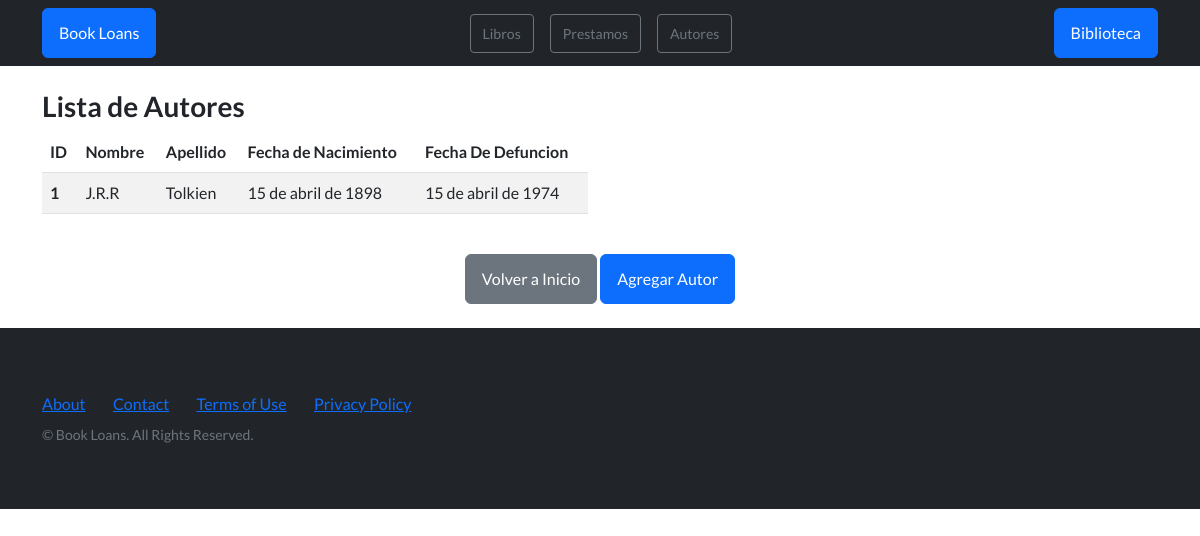
/book_loans/lista_autores/, run on an earlier commit of the app's database.
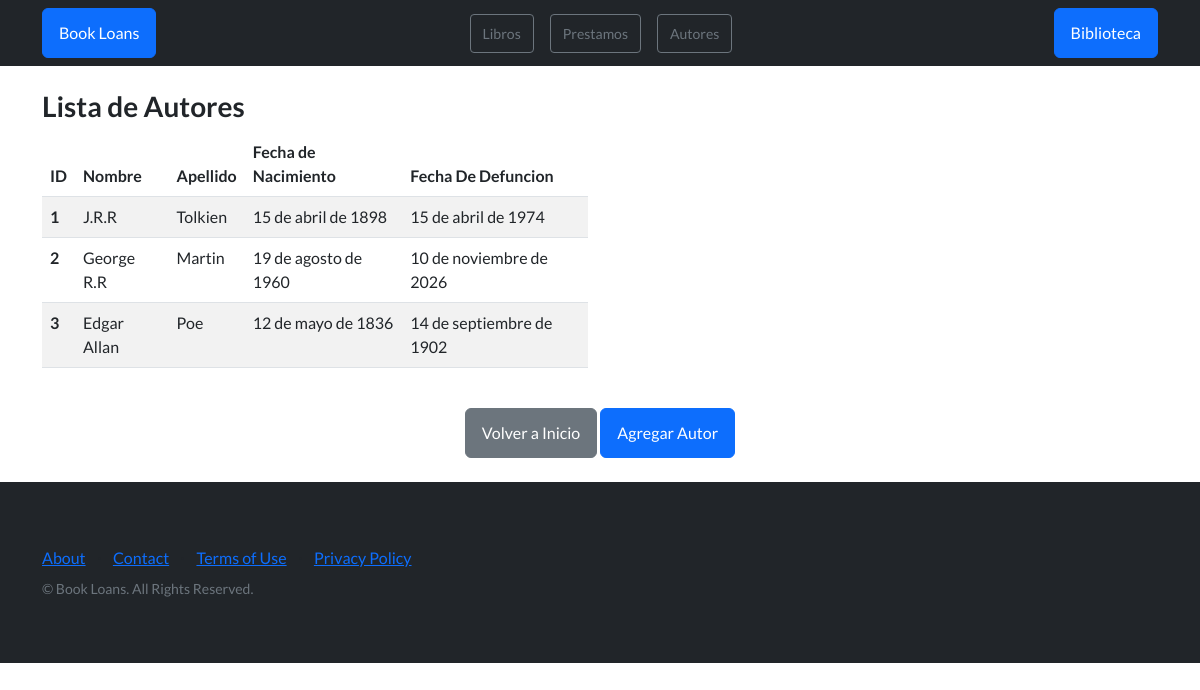
And on a later commit of the database.
### book_loans/models.py (models this page shows, shortened)
class Autor(models.Model):
    nombre = models.CharField(max_length=50)
    apellido = models.CharField(max_length=50, blank=True)
    fecha_nacimiento = models.DateField()
    fecha_defuncion = models.DateField(null=True, blank=True)
    nacionalidad = models.CharField(max_length=50)

### book_loans/views.py (the view)
# urls.py: path('lista_autores/', lista_autores, name='lista_autores'),
def lista_autores(req: HttpRequest):
    autores = Autor.objects.all()
    return render(req, 'lista_de_autores.html', {'autores': autores})

### book_loans/templates/lista_de_autores.html
{% extends "base.html" %} {% block contenidoDinamico %}
<div class="container-md">
  <div class="row align-items-start">
    <div class="col-6">
      <h3 class="h3 mt-4">Lista de Autores</h3>
      <table class="table table-striped">
        <thead>
          <tr>
            <th scope="col">ID</th>
            <th scope="col">Nombre</th>
            <th scope="col">Apellido</th>
            <th scope="col">Fecha de Nacimiento</th>
            <th scope="col">Fecha De Defuncion</th>
          </tr>
        </thead>
        <tbody>
          {% for autor in autores %}
          <tr>
            <th scope="row">{{autor.id}}</th>
            <td>{{autor.nombre}}</td>
            <td>{{autor.apellido}}</td>
            <td>{{autor.fecha_nacimiento}}</td>
            <td>{{autor.fecha_defuncion}}</td>
          </tr>
          {% endfor %}
        </tbody>
      </table>
    </div>
  </div>
  <div class="align-content-center text-center">
    <a class="btn btn-secondary mb-4 mt-4" href="../">Volver a Inicio</a>
    <a class="btn btn-primary mb-4 mt-4" href="{% url 'nuevo_autor' %}"
      >Agregar Autor</a
    >
  </div>
</div>
{% endblock contenidoDinamico %}

### book_loans/templates/base.html (shortened to what this page needs)
<!DOCTYPE html>
<html lang="es">
  <head>
    {% load static %}
    <link
      href="https://cdn.jsdelivr.net/npm/bootstrap@5.3.3/dist/css/bootstrap.min.css"
      rel="stylesheet"
    />
    <link
      href="{% static 'css/styles.css' %}"
      rel="stylesheet"
      type="text/css"
    />
  </head>
  <body>
    {% include "navbar.html" %}
    {% block contenidoDinamico %} {% endblock contenidoDinamico %}
    {% include "footer.html" %}
  </body>
</html>

### book_loans/templates/navbar.html
<nav class="navbar navbar-light bg-dark static-top">
  <div class="container">
    <a class="btn btn-primary" href="#}">Book Loans</a>
    <div class="d-flex justify-content-between me-10 pe-2">
      <a class="btn btn-sm btn-outline-secondary mx-2" href="#">Libros</a>
      <a class="btn btn-sm btn-outline-secondary mx-2" href="#">Prestamos</a>
      <a class="btn btn-sm btn-outline-secondary mx-2" href="#">Autores</a>
    </div>
    <a class="btn btn-primary" href="#signup">Biblioteca</a>
  </div>
</nav>

### book_loans/templates/footer.html (shortened to what this page needs)
<footer class="footer bg-dark static-bottom">
  <div class="container">
    <div class="row">
      <div class="col-lg-6 h-100 text-center text-lg-start my-auto">
        <ul class="list-inline mb-2">
          <li class="list-inline-item"><a href="#!">About</a></li>
          <li class="list-inline-item">⋅</li>
          <li class="list-inline-item"><a href="#!">Contact</a></li>
          <li class="list-inline-item">⋅</li>
          <li class="list-inline-item"><a href="#!">Terms of Use</a></li>
          <li class="list-inline-item">⋅</li>
          <li class="list-inline-item"><a href="#!">Privacy Policy</a></li>
        </ul>
        <p class="text-muted small mb-4 mb-lg-0">
          &copy; Book Loans. All Rights Reserved.
        </p>
      </div>
      <div class="col-lg-6 h-100 text-center text-lg-end my-auto">
        <ul class="list-inline mb-0">
        </ul>
      </div>
    </div>
  </div>
</footer>

What changed in the data, as far as the page shows it:
added Autor: id "2", nombre "George R.R", apellido "Martin", fecha_nacimiento "19 de agosto de 1960", fecha_defuncion "10 de noviembre de 2026"
added Autor: id "3", nombre "Edgar Allan", apellido "Poe", fecha_nacimiento "12 de mayo de 1836", fecha_defuncion "14 de septiembre de 1902"
